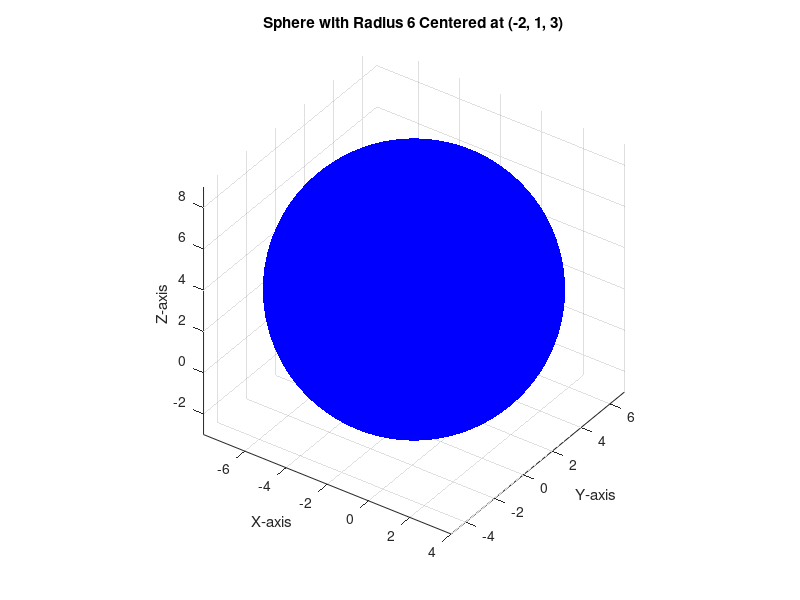

Write the MATLAB code that produced this figure.
% Parameters for the sphere
r = 6;                         % Radius of the sphere
center = [-2, 1, 3];          % Center of the sphere at (-2, 1, 3)

% Create a meshgrid for theta and phi
theta = linspace(0, 2*pi, 100); % Longitude (0 to 2π)
phi = linspace(0, pi, 100);     % Colatitude (0 to π)

% Create a grid of theta and phi values
[Theta, Phi] = meshgrid(theta, phi);

% Parametric equations for the sphere
X = r * sin(Phi) .* cos(Theta) + center(1); % X-coordinates
Y = r * sin(Phi) .* sin(Theta) + center(2); % Y-coordinates
Z = r * cos(Phi) + center(3);               % Z-coordinates

% Plot the sphere
figure;                                   % Create a new figure
surf(X, Y, Z, 'FaceColor', 'b', 'EdgeColor', 'none'); % Plot the surface
axis equal;                               % Set equal scaling for all axes
grid on;                                  % Turn on the grid
xlabel('X-axis');                         % Label for x-axis
ylabel('Y-axis');                         % Label for y-axis
zlabel('Z-axis');                         % Label for z-axis
title('Sphere with Radius 6 Centered at (-2, 1, 3)'); % Title for the plot
view(35, 35);                             % Set viewing angle
